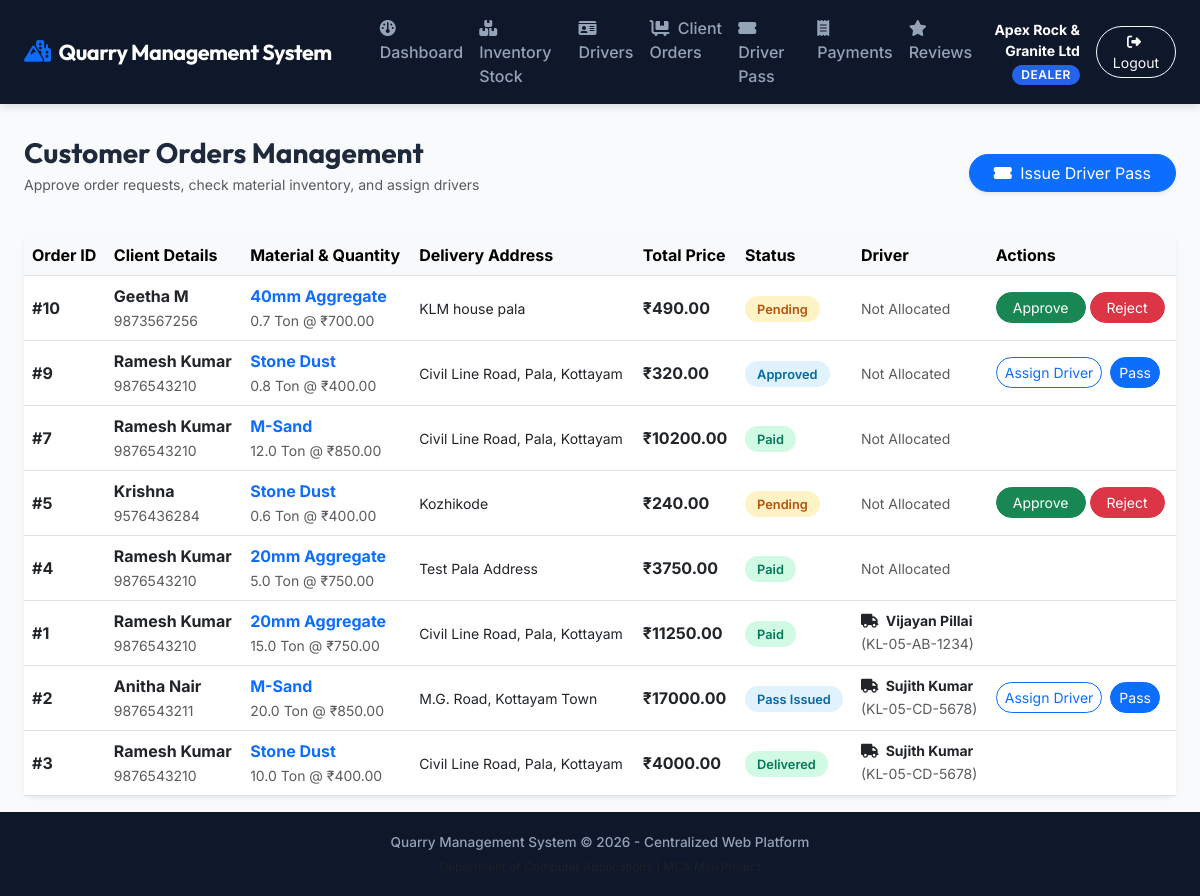
Page /dealer/orders (signed in) on the committed database.
### models.py (models this page shows, shortened)
class User(db.Model):
    __tablename__ = 'users'
    user_id = db.Column(db.Integer, primary_key=True)
    username = db.Column(db.String(80), unique=True, nullable=False)
    email = db.Column(db.String(120), unique=True, nullable=False)
    password_hash = db.Column(db.String(255), nullable=False)
    role = db.Column(db.String(20), nullable=False) # 'admin', 'dealer', 'client', 'driver'
    name = db.Column(db.String(100), nullable=False)
    phone = db.Column(db.String(20), nullable=True)
    address = db.Column(db.Text, nullable=True)
    status = db.Column(db.String(20), default='active') # 'pending', 'approved', 'rejected' for dealers
    created_at = db.Column(db.DateTime, default=datetime.utcnow)
    dealer_profile = db.relationship('DealerProfile', backref='user', uselist=False, cascade="all, delete-orphan")
    driver_profile = db.relationship('Driver', foreign_keys='Driver.user_id', backref='user', uselist=False)

class Order(db.Model):
    __tablename__ = 'orders'
    order_id = db.Column(db.Integer, primary_key=True)
    client_id = db.Column(db.Integer, db.ForeignKey('users.user_id'), nullable=False)
    dealer_id = db.Column(db.Integer, db.ForeignKey('users.user_id'), nullable=False)
    material_id = db.Column(db.Integer, db.ForeignKey('material.material_id'), nullable=False)
    quantity = db.Column(db.Float, nullable=False)
    unit_price = db.Column(db.Float, nullable=False)
    total_price = db.Column(db.Float, nullable=False)
    delivery_address = db.Column(db.Text, nullable=False)
    requested_date = db.Column(db.Date, nullable=False)
    allocated_driver_id = db.Column(db.Integer, db.ForeignKey('driver.driver_id'), nullable=True)
    status = db.Column(db.String(30), default='Pending') # Pending, Approved, Rejected, Pass Issued, Out for Delivery, Delivered, Completed, Paid
    created_at = db.Column(db.DateTime, default=datetime.utcnow)
    client = db.relationship('User', foreign_keys=[client_id], backref='client_orders')
    dealer = db.relationship('User', foreign_keys=[dealer_id], backref='dealer_orders')
    material = db.relationship('Material', backref='orders')
    allocated_driver = db.relationship('Driver', backref='assigned_orders')

class Material(db.Model):
    __tablename__ = 'material'
    material_id = db.Column(db.Integer, primary_key=True)
    dealer_id = db.Column(db.Integer, db.ForeignKey('users.user_id'), nullable=True)
    name = db.Column(db.String(100), nullable=False)
    unit = db.Column(db.String(20), default='Ton')
    description = db.Column(db.Text, nullable=True)
    dealer = db.relationship('User', foreign_keys=[dealer_id], backref=db.backref('materials', lazy=True))

class Driver(db.Model):
    __tablename__ = 'driver'
    driver_id = db.Column(db.Integer, primary_key=True)
    user_id = db.Column(db.Integer, db.ForeignKey('users.user_id'), nullable=False, unique=True)
    dealer_id = db.Column(db.Integer, db.ForeignKey('users.user_id'), nullable=False)
    license_number = db.Column(db.String(50), nullable=False)
    vehicle_number = db.Column(db.String(50), nullable=False)
    dealer = db.relationship('User', foreign_keys=[dealer_id], backref='managed_drivers')

### app.py (the view)
@app.route('/dealer/orders')
@login_required(roles='dealer')
def dealer_orders():
    user = get_current_user()
    orders = Order.query.filter_by(dealer_id=user.user_id).order_by(Order.created_at.desc()).all()
    drivers = Driver.query.filter_by(dealer_id=user.user_id).all()
    return render_template('dealer/orders.html', orders=orders, drivers=drivers)

### app.py (called while the page is built)
@app.context_processor
def inject_user():
    user = get_current_user()
    return dict(current_user=user, today_date=date.today().strftime('%Y-%m-%d'))

### auth_helpers.py (called while the page is built)
def get_current_user():
    if 'user_id' in session:
        return User.query.get(session['user_id'])
    return None

### templates/dealer/orders.html (shortened to what this page needs)
{% extends 'base.html' %}
{% block content %}
<div class="d-flex justify-content-between align-items-center mb-4">
    <div>
        <h3 class="fw-bold mb-1">Customer Orders Management</h3>
        <p class="text-muted small">Approve order requests, check material inventory, and assign drivers</p>
    </div>
    <a href="{{ url_for('create_driver_pass') }}" class="btn btn-primary rounded-pill px-4 shadow-sm">
        <i class="fa-solid fa-ticket-simple me-1"></i> Issue Driver Pass
    </a>
</div>
<div class="card border-0 shadow-sm rounded-3">
    <div class="table-responsive">
        <table class="table table-hover align-middle mb-0">
            <thead class="table-light">
                <tr>
                    <th>Order ID</th>
                    <th>Client Details</th>
                    <th>Material & Quantity</th>
                    <th>Delivery Address</th>
                    <th>Total Price</th>
                    <th>Status</th>
                    <th>Driver</th>
                    <th>Actions</th>
                </tr>
            </thead>
            <tbody>
                {% for order in orders %}
                <tr>
                    <td class="fw-bold">#{{ order.order_id }}</td>
                    <td>
                        <div class="fw-bold text-dark">{{ order.client.name }}</div>
                        <small class="text-muted">{{ order.client.phone }}</small>
                    </td>
                    <td>
                        <div class="fw-bold text-primary">{{ order.material.name }}</div>
                        <small class="text-muted">{{ order.quantity }} {{ order.material.unit }} @ ₹{{ "%.2f"|format(order.unit_price) }}</small>
                    </td>
                    <td><small>{{ order.delivery_address }}</small></td>
                    <td class="fw-bold text-dark">₹{{ "%.2f"|format(order.total_price) }}</td>
                    <td>
                        <span class="status-badge status-{{ order.status.lower().replace(' ', '-') }}">{{ order.status }}</span>
                    </td>
                    <td>
                        {% if order.allocated_driver %}
                        <div class="small fw-bold"><i class="fa-solid fa-truck me-1"></i> {{ order.allocated_driver.user.name }}</div>
                        <small class="text-muted">({{ order.allocated_driver.vehicle_number }})</small>
                        {% else %}
                        <span class="text-muted small">Not Allocated</span>
                        {% endif %}
                    </td>
                    <td>
                        <div class="d-flex gap-1">
                            {% if order.status == 'Pending' %}
                            <form method="POST" action="{{ url_for('approve_order', order_id=order.order_id) }}">
                                <button type="submit" class="btn btn-success btn-sm rounded-pill px-3">Approve</button>
                            </form>
                            <form method="POST" action="{{ url_for('reject_order', order_id=order.order_id) }}">
                                <button type="submit" class="btn btn-danger btn-sm rounded-pill px-3">Reject</button>
                            </form>
                            {% elif order.status in ['Approved', 'Driver Allocated', 'Pass Issued'] %}
                            <button class="btn btn-outline-primary btn-sm rounded-pill" data-bs-toggle="modal" data-bs-target="#allocateModal{{ order.order_id }}">
                                Assign Driver
                            </button>
                            <a href="{{ url_for('create_driver_pass') }}" class="btn btn-primary btn-sm rounded-pill ms-1" title="Issue Pass">
                                Pass
                            </a>
                            {% endif %}
                        </div>
                    </td>
                </tr>
                {% else %}
                <tr>
                    <td colspan="8" class="text-center text-muted py-4">No customer orders received yet.</td>
                </tr>
                {% endfor %}
            </tbody>
        </table>
    </div>
</div>
{% endblock %}

### templates/base.html (shortened to what this page needs)
<!DOCTYPE html>
<html lang="en">
<head>
    <link href="https://cdn.jsdelivr.net/npm/bootstrap@5.3.0/dist/css/bootstrap.min.css" rel="stylesheet">
    <link rel="stylesheet" href="https://cdnjs.cloudflare.com/ajax/libs/font-awesome/6.4.0/css/all.min.css">
    <link rel="stylesheet" href="{{ url_for('static', filename='css/style.css') }}">
    <link rel="stylesheet" href="{{ url_for('static', filename='css/print.css') }}" media="print">
</head>
<body>
    <nav class="navbar navbar-expand-lg navbar-dark navbar-custom py-2 no-print">
        <div class="container-fluid px-4">
            <a class="navbar-brand d-flex align-items-center gap-2" href="{{ url_for('dashboard') if current_user else url_for('login') }}">
                <i class="fa-solid fa-mountain-city text-primary"></i>
                <span class="fw-bold">Quarry Management System</span>
            </a>
            <div class="collapse navbar-collapse" id="navbarNav">
                {% if current_user %}
                <ul class="navbar-nav me-auto mb-2 mb-lg-0 ms-lg-4">
                    <li class="nav-item">
                        <a class="nav-link" href="{{ url_for('dashboard') }}">
                            <i class="fa-solid fa-gauge me-1"></i> Dashboard
                        </a>
                    </li>
                    {% if current_user.role == 'admin' %}
                    <li class="nav-item">
                        <a class="nav-link" href="{{ url_for('admin_dealers') }}">
                            <a class="nav-link" href="{{ url_for('admin_dealers') }}"><i class="fa-solid fa-user-check me-1"></i> Dealers</a>
                        </a>
                    </li>
                    <li class="nav-item">
                        <a class="nav-link" href="{{ url_for('admin_clients') }}"><i class="fa-solid fa-users me-1"></i> Clients</a>
                    </li>
                    <li class="nav-item">
                        <a class="nav-link" href="{{ url_for('admin_materials') }}"><i class="fa-solid fa-cubes me-1"></i> Materials</a>
                    </li>
                    <li class="nav-item">
                        <a class="nav-link" href="{{ url_for('admin_complaints') }}"><i class="fa-solid fa-circle-exclamation me-1"></i> Complaints</a>
                    </li>
                    <li class="nav-item">
                        <a class="nav-link" href="{{ url_for('admin_feedback') }}"><i class="fa-solid fa-comments me-1"></i> Feedback</a>
                    </li>
                    {% elif current_user.role == 'dealer' %}
                    <li class="nav-item">
                        <a class="nav-link" href="{{ url_for('dealer_stock') }}"><i class="fa-solid fa-boxes-stacked me-1"></i> Inventory Stock</a>
                    </li>
                    <li class="nav-item">
                        <a class="nav-link" href="{{ url_for('dealer_drivers') }}"><i class="fa-solid fa-id-card me-1"></i> Drivers</a>
                    </li>
                    <li class="nav-item">
                        <a class="nav-link" href="{{ url_for('dealer_orders') }}"><i class="fa-solid fa-cart-flatbed me-1"></i> Client Orders</a>
                    </li>
                    <li class="nav-item">
                        <a class="nav-link" href="{{ url_for('dealer_driver_pass_list') }}">
                            <i class="fa-solid fa-ticket-simple me-1"></i> Driver Pass
                        </a>
                    </li>
                    <li class="nav-item">
                        <a class="nav-link" href="{{ url_for('dealer_payments') }}"><i class="fa-solid fa-receipt me-1"></i> Payments</a>
                    </li>
                    <li class="nav-item">
                        <a class="nav-link" href="{{ url_for('dealer_reviews') }}"><i class="fa-solid fa-star me-1"></i> Reviews</a>
                    </li>
                    {% endif %}
                </ul>
                <div class="d-flex align-items-center gap-3">
                    <div class="text-end">
                        <span class="d-block text-white fw-bold small">{{ current_user.name }}</span>
                        <span class="badge badge-role badge-role-{{ current_user.role }}">{{ current_user.role }}</span>
                    </div>
                    <a href="{{ url_for('logout') }}" class="btn btn-outline-light btn-sm rounded-pill px-3">
                        <i class="fa-solid fa-right-from-bracket me-1"></i> Logout
                    </a>
                </div>
                {% endif %}
            </div>
        </div>
    </nav>
    <main class="container-fluid px-4 py-3">
        {% block content %}{% endblock %}
    </main>
    <footer class="text-center no-print">
        <div class="container">
            <p class="mb-1 fw-medium">Quarry Management System &copy; 2026 - Centralized Web Platform</p>
            <small class="text-muted">Department of Computer Applications | MCA Mini Project</small>
        </div>
    </footer>
</body>
</html>

### static/css/style.css (style rules this page uses)
:root { --primary-color: #1e293b; --secondary-color: #0f172a; --accent-color: #2563eb; --accent-hover: #1d4ed8; --success-color: #10b981; --warning-color: #f59e0b; --danger-color: #ef4444; --info-color: #06b6d4; --bg-gradient: linear-gradient(135deg, #0f172a 0%, #1e293b 50%, #334155 100%); --card-bg: rgba(255, 255, 255, 0.95); --glass-bg: rgba(255, 255, 255, 0.85); --shadow-sm: 0 1px 3px rgba(0, 0, 0, 0.1); --shadow-md: 0 4px 12px rgba(0, 0, 0, 0.08); --shadow-lg: 0 10px 25px rgba(0, 0, 0, 0.12); --border-radius: 12px; }
body { font-family: 'Inter', sans-serif; background-color: #f8fafc; color: #1e293b; min-height: 100vh; display: flex; flex-direction: column; }
h1, h2, h3, h4, h5, h6, .navbar-brand { font-family: 'Outfit', sans-serif; font-weight: 600; }
.navbar-custom { background: var(--secondary-color); box-shadow: 0 2px 10px rgba(0, 0, 0, 0.15); }
.navbar-custom .navbar-brand { color: #ffffff; font-size: 1.35rem; letter-spacing: -0.5px; }
.navbar-custom .nav-link { color: #94a3b8; font-weight: 500; padding: 0.5rem 1rem; border-radius: 6px; transition: all 0.2s ease-in-out; }
.badge-role { padding: 0.35em 0.75em; font-size: 0.75rem; font-weight: 600; text-transform: uppercase; letter-spacing: 0.5px; border-radius: 20px; }
.badge-role-dealer { background-color: #2563eb; color: #fff; }
.status-badge { font-size: 0.8rem; font-weight: 600; padding: 0.35rem 0.75rem; border-radius: 20px; }
.status-issued, .status-approved, .status-driver-allocated, .status-pass-issued { background-color: #e0f2fe; color: #0369a1; }
.status-completed, .status-delivered, .status-paid { background-color: #d1fae5; color: #047857; }
.status-pending, .status-open { background-color: #fef3c7; color: #b45309; }
footer { margin-top: auto; background: #0f172a; color: #94a3b8; font-size: 0.85rem; padding: 1.25rem 0; }

### rows in the picture
User: name "Apex Rock & Granite Ltd", role "DEALER"
Order: order_id "10", client.name "Geetha M", client.phone "9873567256", material.name "40mm Aggregate", quantity "0.7", material.unit "Ton", unit_price "700.00", delivery_address "KLM house pala", total_price "490.00", status "Pending", shows "Not Allocated"
Order: order_id "9", client.name "Ramesh Kumar", client.phone "9876543210", material.name "Stone Dust", quantity "0.8", material.unit "Ton", unit_price "400.00", delivery_address "Civil Line Road, Pala, Kottayam", total_price "320.00", status "Approved", shows "Not Allocated"
Order: order_id "7", client.name "Ramesh Kumar", client.phone "9876543210", material.name "M-Sand", quantity "12.0", material.unit "Ton", unit_price "850.00", delivery_address "Civil Line Road, Pala, Kottayam", total_price "10200.00", status "Paid", shows "Not Allocated"
Order: order_id "5", client.name "Krishna", client.phone "9576436284", material.name "Stone Dust", quantity "0.6", material.unit "Ton", unit_price "400.00", delivery_address "Kozhikode", total_price "240.00", status "Pending", shows "Not Allocated"
Order: order_id "4", client.name "Ramesh Kumar", client.phone "9876543210", material.name "20mm Aggregate", quantity "5.0", material.unit "Ton", unit_price "750.00", delivery_address "Test Pala Address", total_price "3750.00", status "Paid", shows "Not Allocated"
Order: order_id "1", client.name "Ramesh Kumar", client.phone "9876543210", material.name "20mm Aggregate", quantity "15.0", material.unit "Ton", unit_price "750.00", delivery_address "Civil Line Road, Pala, Kottayam", total_price "11250.00", status "Paid", allocated_driver.user.name "Vijayan Pillai", allocated_driver.vehicle_number "KL-05-AB-1234"
Order: order_id "2", client.name "Anitha Nair", client.phone "9876543211", material.name "M-Sand", quantity "20.0", material.unit "Ton", unit_price "850.00", delivery_address "M.G. Road, Kottayam Town", total_price "17000.00", status "Pass Issued", allocated_driver.user.name "Sujith Kumar", allocated_driver.vehicle_number "KL-05-CD-5678"
Order: order_id "3", client.name "Ramesh Kumar", client.phone "9876543210", material.name "Stone Dust", quantity "10.0", material.unit "Ton", unit_price "400.00", delivery_address "Civil Line Road, Pala, Kottayam", total_price "4000.00", status "Delivered", allocated_driver.user.name "Sujith Kumar", allocated_driver.vehicle_number "KL-05-CD-5678"
